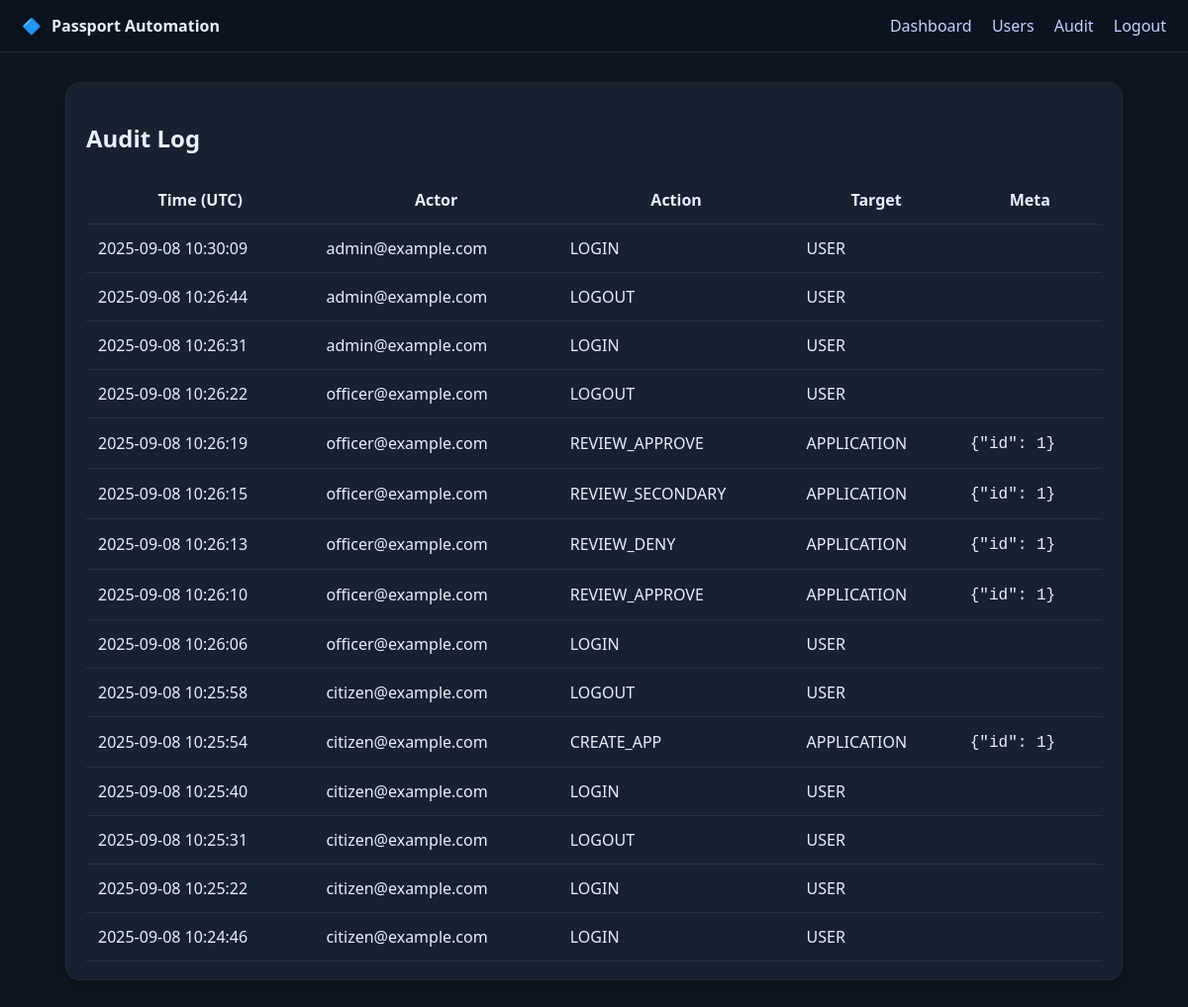
The page /admin/audit (signed in) on the database its author committed.
### app/models.py (models this page shows)
class AuditLog(db.Model):
    id = db.Column(db.Integer, primary_key=True)
    actor = db.Column(db.String(180))
    action = db.Column(db.String(200))
    target = db.Column(db.String(80))    # USER/APPLICATION/SYSTEM
    meta = db.Column(db.Text)            # small json
    created_at = db.Column(db.DateTime, default=datetime.utcnow)

### app/routes.py (the view)
@bp.get("/admin/audit")
@login_required
@role_required(Role.ADMIN)
def admin_audit():
    logs = AuditLog.query.order_by(AuditLog.created_at.desc()).limit(300).all()
    return render_template("admin_audit.html", logs=logs)

### app/routes.py (called while the page is built)
@login_manager.user_loader
def load_user(user_id):
    return User.query.get(int(user_id))

### app/security.py (called while the page is built)
def role_required(*roles):
    def decorator(f):
        @wraps(f)
        def wrapper(*args, **kwargs):
            if not current_user.is_authenticated or current_user.role not in roles:
                abort(403)
            return f(*args, **kwargs)
        return wrapper
    return decorator

### templates/admin_audit.html
{% extends "base.html" %}
{% block content %}
<div class="card">
  <h2>Audit Log</h2>
  <table class="tbl">
    <thead><tr><th>Time (UTC)</th><th>Actor</th><th>Action</th><th>Target</th><th>Meta</th></tr></thead>
    <tbody>
      {% for l in logs %}
      <tr><td>{{ l.created_at.strftime('%Y-%m-%d %H:%M:%S') }}</td><td>{{ l.actor }}</td><td>{{ l.action }}</td><td>{{ l.target or '' }}</td><td><code>{{ l.meta or '' }}</code></td></tr>
      {% endfor %}
    </tbody>
  </table>
</div>
{% endblock %}

### templates/base.html (shortened to what this page needs)
<!doctype html>
<html lang="en">
<head>
<link rel="stylesheet" href="{{ url_for('static', filename='css/app.css') }}">
</head>
<body>
<nav class="topbar">
  <div class="brand"><span class="logo">🔷</span><span>Passport Automation</span></div>
  {% if current_user.is_authenticated %}
  <div class="navlinks">
    <a href="{{ url_for('main.dashboard') }}">Dashboard</a>
    {% if current_user.role == 'admin' %}
      <a href="{{ url_for('main.admin_users') }}">Users</a>
      <a href="{{ url_for('main.admin_audit') }}">Audit</a>
    {% endif %}
    <a href="{{ url_for('main.logout') }}">Logout</a>
  </div>
  {% endif %}
</nav>
<main class="container">
  {% block content %}{% endblock %}
</main>
</body>
</html>

### static/css/app.css (style rules this page uses)
:root { --bg:#0f1620;--card:#17212f;--muted:#9fb0c7;--text:#e8f0ff;--primary:#6c63ff;--ok:#22c55e;--warn:#f59e0b;--danger:#ef4444 }
* { box-sizing:border-box }
body { margin:0;background:var(--bg);color:var(--text);font:16px/1.5 ui-sans-serif,system-ui,Segoe UI,Roboto }
a { color:#c7d2fe;text-decoration:none }
.topbar { display:flex;justify-content:space-between;align-items:center;padding:14px 22px;background:#0b1320;border-bottom:1px solid #1f2a3a;position:sticky;top:0 }
.brand { display:flex;gap:10px;align-items:center;font-weight:700 }
.logo { filter:drop-shadow(0 1px 3px #0008) }
.navlinks a { margin-left:16px }
.container { max-width:1100px;margin:30px auto;padding:0 16px }
.card { background:var(--card);border:1px solid #1f2a3a;border-radius:14px;padding:18px 20px;box-shadow:0 6px 20px #0004;margin-bottom:18px }
.tbl { width:100%;border-collapse:collapse }
.tbl th,.tbl td { padding:12px;border-bottom:1px solid #253246 }

### rows shown on the page
AuditLog: created_at "2025-09-08 10:30:09", actor "admin@example.com", action "LOGIN", target "USER"
AuditLog: created_at "2025-09-08 10:26:44", actor "admin@example.com", action "LOGOUT", target "USER"
AuditLog: created_at "2025-09-08 10:26:31", actor "admin@example.com", action "LOGIN", target "USER"
AuditLog: created_at "2025-09-08 10:26:22", actor "officer@example.com", action "LOGOUT", target "USER"
AuditLog: created_at "2025-09-08 10:26:19", actor "officer@example.com", action "REVIEW_APPROVE", target "APPLICATION", meta "{\"id\": 1}"
AuditLog: created_at "2025-09-08 10:26:15", actor "officer@example.com", action "REVIEW_SECONDARY", target "APPLICATION", meta "{\"id\": 1}"
AuditLog: created_at "2025-09-08 10:26:13", actor "officer@example.com", action "REVIEW_DENY", target "APPLICATION", meta "{\"id\": 1}"
AuditLog: created_at "2025-09-08 10:26:10", actor "officer@example.com", action "REVIEW_APPROVE", target "APPLICATION", meta "{\"id\": 1}"
AuditLog: created_at "2025-09-08 10:26:06", actor "officer@example.com", action "LOGIN", target "USER"
AuditLog: created_at "2025-09-08 10:25:58", actor "citizen@example.com", action "LOGOUT", target "USER"
AuditLog: created_at "2025-09-08 10:25:54", actor "citizen@example.com", action "CREATE_APP", target "APPLICATION", meta "{\"id\": 1}"
AuditLog: created_at "2025-09-08 10:25:40", actor "citizen@example.com", action "LOGIN", target "USER"
AuditLog: created_at "2025-09-08 10:25:31", actor "citizen@example.com", action "LOGOUT", target "USER"
AuditLog: created_at "2025-09-08 10:25:22", actor "citizen@example.com", action "LOGIN", target "USER"
AuditLog: created_at "2025-09-08 10:24:46", actor "citizen@example.com", action "LOGIN", target "USER"
